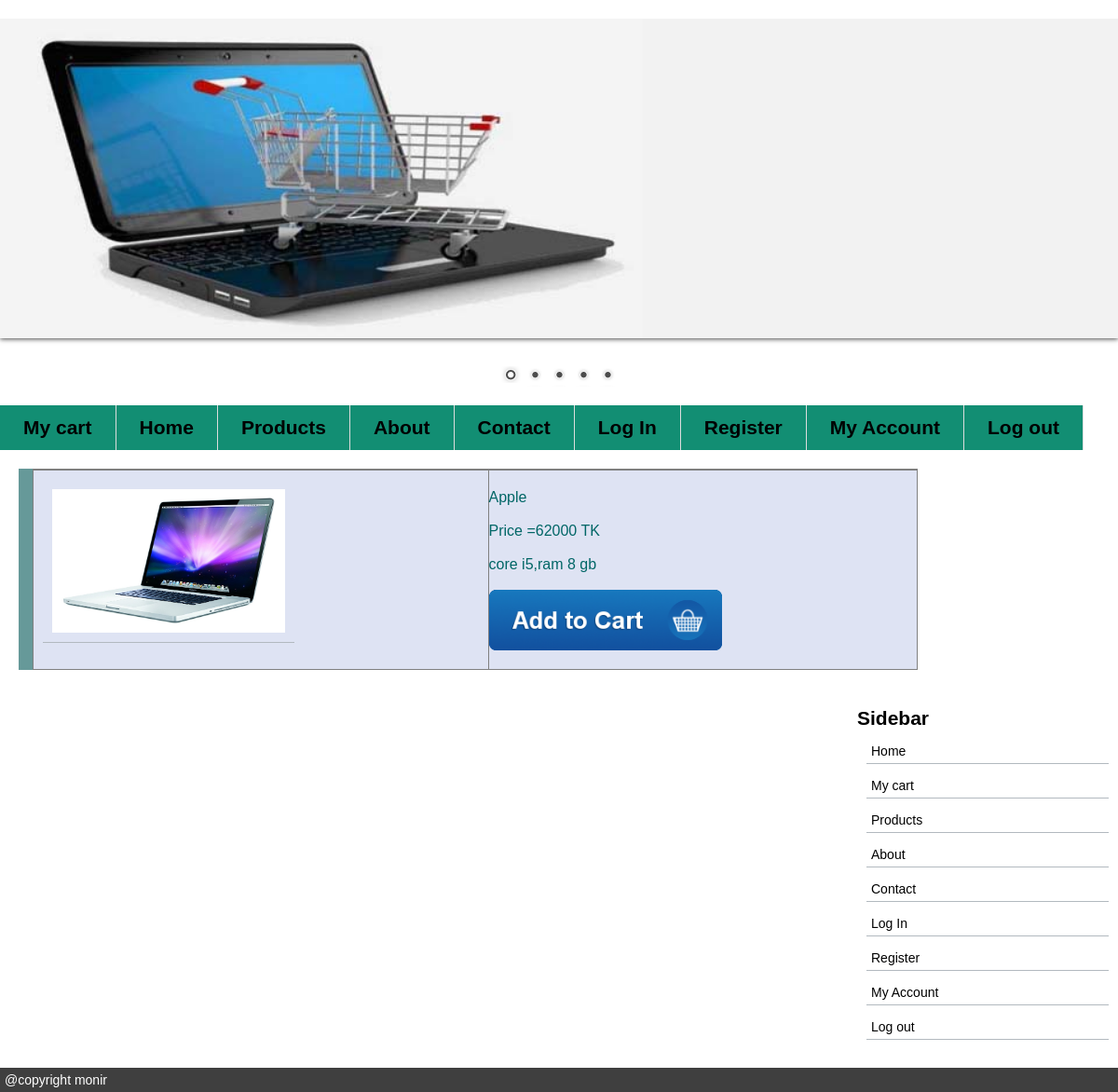
The page /view_detail.php?pid=13 on the database its author committed.
### tables this page shows
CREATE TABLE `product` (
  `id` int(10) NOT NULL,
  `product_name` varchar(50) NOT NULL,
  `category` varchar(30) NOT NULL,
  `price` int(10) NOT NULL,
  `unit_avail` int(10) NOT NULL,
  `image_path` text NOT NULL,
  `detail` varchar(200) NOT NULL
);

### view_detail.php (the view, shortened to what this page needs)
<html>
	<link href="css/demo_project.css" rel="stylesheet" type="text/css">
	<link href="css/bar/bar.css" rel="stylesheet" type="text/css"/>
	<link href="css/dark/dark.css" rel="stylesheet" type="text/css"/>
	<link href="css/light/light.css" rel="stylesheet" type="text/css"/>
	<link href="css/default/default.css" rel="stylesheet" type="text/css"/>
	<link href="css/nivo-slider.css" rel="stylesheet" type="text/css"/>
	</head>
	<body>
	<div class="main">
				<div id="wrapper">
        <div class="slider-wrapper theme-default">
            <div id="slider" class="nivoSlider">
            </div>
        </div>
    </div>
	<div class="mainmenu">
	<h2>
			<ul>
				<li><a href="user_cart.php">My cart</a> </li>
				<li><a href="index.php"> Home </a> </li>
				<li><a href="products.php"> Products </a> </li>
				<li><a href="about.php"> About </a> </li>
				<li><a href="contact.php"> Contact </a> </li>
				<li><a href="login.php"> Log In </a> </li>
				<li><a href="reg_user.php">Register</a> </li>
				<li><a href="user_account_history.php"> My Account</a> </li>
				<li><a href="logout.php"> Log out </a> </li>
			</ul>
			</h2>
	</div>
	<div class="content">
	<P>
<table BORDER= CELLPADDING=5 CELLSPACING=25>
<?php
		if(isset($_GET['pid']))
		{
			$product_id=$_GET['pid'];
			include("connect_db.php");
			$detail="select * from product where id=$product_id";
			$done=mysqli_query($conn,$detail);
			if($done)
			{
				echo "<tr>"."<td></td>"."</tr>";
				while($result=mysqli_fetch_assoc($done))
				{
					$image=$result['image_path'];
					$name=$result['product_name'];
					$price=$result['price'];
					$detail=$result['detail'];
					$product_id=$result['id'];
					$quantity=1;
					echo "<td>
									<img src=$image  style='width:250px;hieght:350px;padding:10px;margin:10px;border-bottom:1px solid #B2B9BF;'><br><br>
									</td>
									<td>
									$name <br><br>
									Price =$price TK<br><br>
									$detail <br><br>
									<a href='insert_cart.php?pid=$product_id & price=$price & q=$quantity '> <img src=site_image/addtocart.png style='width:250px;hieght:350;'></a>
									</td>";
				}
			}
		}
?>
</table>
		</p>
	</div>
<div class="sidebar"><h2>Sidebar</h2>
			<ul>
			<li><a href="index.php"> Home </a> </li>
			<li><a href="user_cart.php">My cart</a> </li>
			<li><a href="products.php"> Products </a> </li>
			<li><a href="about.php"> About </a> </li>
			<li><a href="contact.php"> Contact </a> </li>
			<li><a href="login.php"> Log In </a> </li>
			<li><a href="reg_user.php">Register</a> </li>
			<li><a href="user_account_history.php"> My Account</a> </li>
			<li><a href="logout.php"> Log out</a> </li>
			</ul>
	</div>
	</div>
	<footer>
	@copyright monir
	</footer>
	</body>
</html>

### css/demo_project.css (style rules this page uses)
* { margin: 0; padding :0 }
body { font-family:Arial;font-size:14px; color:black }
.main { margin:20px auto;display:block;overflow:hidden; }
.mainmenu { overflow:hidden }
.mainmenu ul { margin:0;padding:0;list-style:none }
.mainmenu ul li { float:left;border-right:1px solid #ddd }
.mainmenu ul li a { display:block;background:#128E73;color:black;padding:12px 25px;text-decoration:none }
.sidebar { float:right;width:280;margin-top:20px; }
.sidebar ul { list-style:none }
.sidebar ul li { padding:5px ;margin:10px;border-bottom:1px solid #B2B9BF; }
.sidebar ul li a { text-decoration:none;color:#000;margin-top:5px; }
.content { float:left;width:950px;margin:20px;background-color:#669999;color:#77022B;border-right:20px; }
.content p { margin-left:15px; }
table { border-collapse:collapse;color:red }
table,th,td { color:#006666;background:#DEE3F3;width:950px; }
footer { background:#3F3F3F;color:white;margin-top:20px;padding:5px; }

### css/default/default.css (style rules this page uses)
.theme-default .nivoSlider { position:relative; background:#fff url(loading.gif) no-repeat 50% 50%; margin-bottom:10px; -webkit-box-shadow: 0px 1px 5px 0px #4a4a4a; -moz-box-shadow: 0px 1px 5px 0px #4a4a4a; box-shadow: 0px 1px 5px 0px #4a4a4a; }

### css/nivo-slider.css (style rules this page uses)
.nivoSlider { position:relative; width:100%; height:auto; overflow: hidden; }

### rows shown on the page
product: image_path (picture), product_name "Apple", price "62000", detail "core i5,ram 8 gb"
